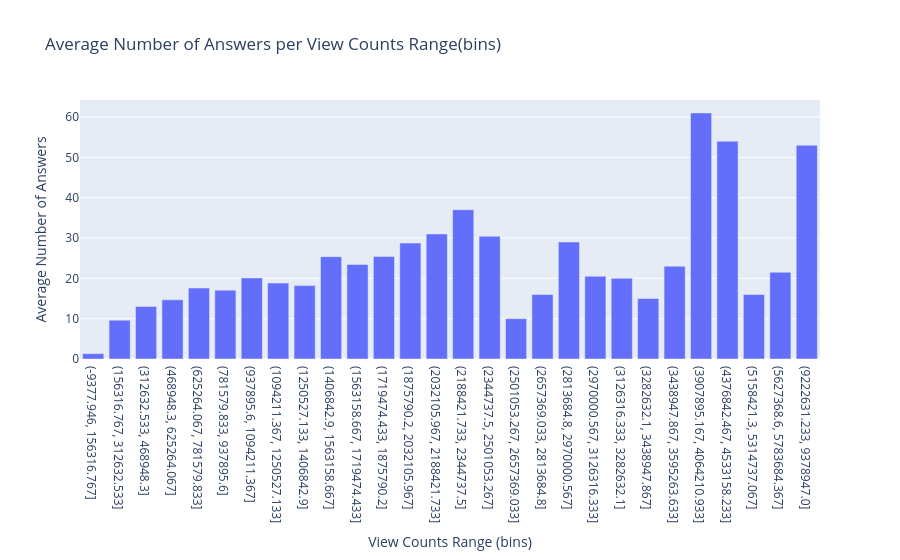

Notebook source saved alongside this figure:
### Code cell
# Plot Number of Answers vs Number of Views
# As the data is to heavy split the data into bins to plot
numeric_df["view_count_bin"] = pd.cut(numeric_df["view_count"], bins=60)
# Group to obtain the mean of answers per each bin (the sum makes no sense)
grouped = numeric_df.groupby("view_count_bin")["answer_count"].mean().reset_index()
grouped = grouped.dropna()

fig = go.Figure()
fig.add_trace(go.Bar(
    x=grouped["view_count_bin"].astype(str),
    y=grouped["answer_count"]
))

fig.update_layout(
    title="Average Number of Answers per View Counts Range(bins)",
    xaxis_title="View Counts Range (bins)",
    yaxis_title="Average Number of Answers"
)
fig.show()

### Figure 1 — Plotly figure (JSON) as saved in the notebook; plotly's stock layout.template omitted (floating-point values rounded to 4 significant figures)
{"data": [{"type": "bar", "x": ["(-9377.946, 156316.767]", "(156316.767, 312632.533]", "(312632.533, 468948.3]", "(468948.3, 625264.067]", "(625264.067, 781579.833]", "(781579.833, 937895.6]", "(937895.6, 1094211.367]", "(1094211.367, 1250527.133]", "(1250527.133, 1406842.9]", "(1406842.9, 1563158.667]", "(1563158.667, 1719474.433]", "(1719474.433, 1875790.2]", "(1875790.2, 2032105.967]", "(2032105.967, 2188421.733]", "(2188421.733, 2344737.5]", "(2344737.5, 2501053.267]", "(2501053.267, 2657369.033]", "(2657369.033, 2813684.8]", "(2813684.8, 2970000.567]", "(2970000.567, 3126316.333]", "(3126316.333, 3282632.1]", "(3282632.1, 3438947.867]", "(3438947.867, 3595263.633]", "(3907895.167, 4064210.933]", "(4376842.467, 4533158.233]", "(5158421.3, 5314737.067]", "(5627368.6, 5783684.367]", "(9222631.233, 9378947.0]"], "y": [1.319, 9.614, 13.02, 14.67, 17.59, 17.05, 20.1, 18.82, 18.19, 25.36, 23.42, 25.4, 28.74, 31.0, 37.0, 30.43, 10.0, 16.0, 29.0, 20.5, 20.0, 15.0, 23.0, 61.0, 54.0, 16.0, 21.5, 53.0]}], "layout": {"title": {"text": "Average Number of Answers per View Counts Range(bins)"}, "xaxis": {"title": {"text": "View Counts Range (bins)"}}, "yaxis": {"title": {"text": "Average Number of Answers"}}}}
